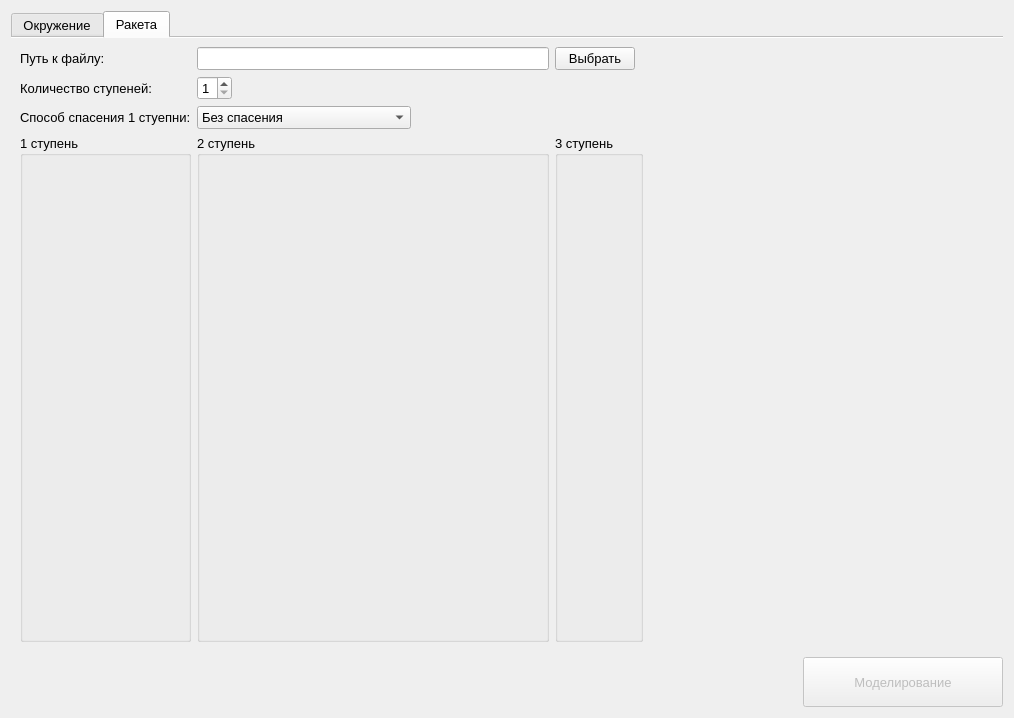
<?xml version="1.0" encoding="UTF-8"?>
<ui version="4.0">
 <class>FlightSettings</class>
 <widget class="QWidget" name="FlightSettings">
  <property name="geometry">
   <rect>
    <x>0</x>
    <y>0</y>
    <width>1014</width>
    <height>718</height>
   </rect>
  </property>
  <property name="sizePolicy">
   <sizepolicy hsizetype="Preferred" vsizetype="Preferred">
    <horstretch>0</horstretch>
    <verstretch>0</verstretch>
   </sizepolicy>
  </property>
  <property name="windowTitle">
   <string>Form</string>
  </property>
  <layout class="QGridLayout" name="gridLayout">
   <item row="1" column="0" colspan="2">
    <widget class="QTabWidget" name="tabWidget">
     <property name="font">
      <font>
       <pointsize>10</pointsize>
      </font>
     </property>
     <property name="tabPosition">
      <enum>QTabWidget::North</enum>
     </property>
     <property name="tabShape">
      <enum>QTabWidget::Rounded</enum>
     </property>
     <property name="currentIndex">
      <number>1</number>
     </property>
     <property name="elideMode">
      <enum>Qt::ElideNone</enum>
     </property>
     <property name="documentMode">
      <bool>true</bool>
     </property>
     <property name="tabsClosable">
      <bool>false</bool>
     </property>
     <property name="movable">
      <bool>false</bool>
     </property>
     <widget class="QWidget" name="tab">
      <attribute name="title">
       <string>Окружение</string>
      </attribute>
      <layout class="QGridLayout" name="gridLayout_2">
       <item row="2" column="1">
        <widget class="QGroupBox" name="gbInitialSpeed">
         <property name="title">
          <string>Начальная скорость</string>
         </property>
         <layout class="QGridLayout" name="gridLayout_6">
          <item row="1" column="1">
           <widget class="QLineEdit" name="leStartVelosityX">
            <property name="sizePolicy">
             <sizepolicy hsizetype="Preferred" vsizetype="Fixed">
              <horstretch>0</horstretch>
              <verstretch>0</verstretch>
             </sizepolicy>
            </property>
           </widget>
          </item>
          <item row="3" column="0">
           <widget class="QLabel" name="label_14">
            <property name="sizePolicy">
             <sizepolicy hsizetype="Preferred" vsizetype="Fixed">
              <horstretch>0</horstretch>
              <verstretch>0</verstretch>
             </sizepolicy>
            </property>
            <property name="text">
             <string>Z</string>
            </property>
           </widget>
          </item>
          <item row="1" column="0">
           <widget class="QLabel" name="label_12">
            <property name="sizePolicy">
             <sizepolicy hsizetype="Fixed" vsizetype="Fixed">
              <horstretch>0</horstretch>
              <verstretch>0</verstretch>
             </sizepolicy>
            </property>
            <property name="text">
             <string>X</string>
            </property>
           </widget>
          </item>
          <item row="0" column="1">
           <widget class="QLabel" name="label_16">
            <property name="text">
             <string/>
            </property>
           </widget>
          </item>
          <item row="2" column="2">
           <widget class="QLabel" name="label_24">
            <property name="text">
             <string>[м/с]</string>
            </property>
           </widget>
          </item>
          <item row="3" column="2">
           <widget class="QLabel" name="label_25">
            <property name="text">
             <string>[м/с]</string>
            </property>
           </widget>
          </item>
          <item row="2" column="0">
           <widget class="QLabel" name="label_13">
            <property name="sizePolicy">
             <sizepolicy hsizetype="Preferred" vsizetype="Fixed">
              <horstretch>0</horstretch>
              <verstretch>0</verstretch>
             </sizepolicy>
            </property>
            <property name="text">
             <string>Y</string>
            </property>
           </widget>
          </item>
          <item row="3" column="1">
           <widget class="QLineEdit" name="leStartVelosityZ">
            <property name="sizePolicy">
             <sizepolicy hsizetype="Minimum" vsizetype="Fixed">
              <horstretch>0</horstretch>
              <verstretch>0</verstretch>
             </sizepolicy>
            </property>
           </widget>
          </item>
          <item row="1" column="2">
           <widget class="QLabel" name="label_23">
            <property name="text">
             <string>[м/с]</string>
            </property>
           </widget>
          </item>
          <item row="2" column="1">
           <widget class="QLineEdit" name="leStartVelosityY">
            <property name="sizePolicy">
             <sizepolicy hsizetype="Minimum" vsizetype="Fixed">
              <horstretch>0</horstretch>
              <verstretch>0</verstretch>
             </sizepolicy>
            </property>
           </widget>
          </item>
         </layout>
        </widget>
       </item>
       <item row="1" column="0" colspan="3">
        <widget class="QGroupBox" name="gbFiles">
         <property name="font">
          <font>
           <pointsize>10</pointsize>
          </font>
         </property>
         <property name="title">
          <string>Файлы</string>
         </property>
         <layout class="QGridLayout" name="gridLayout_3">
          <item row="0" column="1" colspan="5">
           <widget class="QCheckBox" name="cbLoadCfg">
            <property name="font">
             <font>
              <pointsize>10</pointsize>
             </font>
            </property>
            <property name="text">
             <string>Загрузка из конфигурационного файла</string>
            </property>
            <property name="checked">
             <bool>true</bool>
            </property>
            <property name="tristate">
             <bool>false</bool>
            </property>
           </widget>
          </item>
          <item row="5" column="1">
           <widget class="QLabel" name="label_15">
            <property name="text">
             <string>Путь к файлу</string>
            </property>
           </widget>
          </item>
          <item row="4" column="1" colspan="2">
           <widget class="QCheckBox" name="cbSaveSim">
            <property name="text">
             <string>Сохранение симуляции в файл</string>
            </property>
            <property name="checked">
             <bool>true</bool>
            </property>
           </widget>
          </item>
          <item row="5" column="2" colspan="3">
           <widget class="QLineEdit" name="leSaveFilePath"/>
          </item>
          <item row="1" column="1">
           <widget class="QLabel" name="label_10">
            <property name="font">
             <font>
              <pointsize>10</pointsize>
             </font>
            </property>
            <property name="text">
             <string>Путь к файлу</string>
            </property>
           </widget>
          </item>
          <item row="1" column="2" colspan="3">
           <widget class="QLineEdit" name="leCfgFilePath">
            <property name="font">
             <font>
              <pointsize>10</pointsize>
             </font>
            </property>
           </widget>
          </item>
          <item row="1" column="5">
           <widget class="QPushButton" name="btnSelectCfgFile">
            <property name="font">
             <font>
              <pointsize>10</pointsize>
             </font>
            </property>
            <property name="text">
             <string>Обзор</string>
            </property>
           </widget>
          </item>
          <item row="5" column="5">
           <widget class="QPushButton" name="btnSelectSaveFile">
            <property name="text">
             <string>Обзор</string>
            </property>
           </widget>
          </item>
          <item row="2" column="5">
           <widget class="QPushButton" name="btnLoadCfg">
            <property name="sizePolicy">
             <sizepolicy hsizetype="Fixed" vsizetype="Fixed">
              <horstretch>0</horstretch>
              <verstretch>0</verstretch>
             </sizepolicy>
            </property>
            <property name="minimumSize">
             <size>
              <width>200</width>
              <height>50</height>
             </size>
            </property>
            <property name="font">
             <font>
              <pointsize>10</pointsize>
             </font>
            </property>
            <property name="text">
             <string>Загрузить</string>
            </property>
           </widget>
          </item>
         </layout>
        </widget>
       </item>
       <item row="2" column="0" rowspan="3">
        <widget class="QGroupBox" name="gbCoordinates">
         <property name="font">
          <font>
           <pointsize>10</pointsize>
          </font>
         </property>
         <property name="title">
          <string>Координаты</string>
         </property>
         <layout class="QGridLayout" name="gridLayout_4">
          <item row="1" column="6">
           <widget class="QLabel" name="label_27">
            <property name="text">
             <string>Azimuth</string>
            </property>
           </widget>
          </item>
          <item row="2" column="6">
           <widget class="QLabel" name="label_28">
            <property name="text">
             <string>Elevation</string>
            </property>
           </widget>
          </item>
          <item row="2" column="0">
           <widget class="QLabel" name="label_5">
            <property name="font">
             <font>
              <pointsize>10</pointsize>
             </font>
            </property>
            <property name="text">
             <string>Широта</string>
            </property>
           </widget>
          </item>
          <item row="2" column="4">
           <widget class="QLineEdit" name="leStartLatitude">
            <property name="font">
             <font>
              <pointsize>10</pointsize>
             </font>
            </property>
           </widget>
          </item>
          <item row="1" column="5">
           <widget class="QLabel" name="label_17">
            <property name="text">
             <string>[градусы]     </string>
            </property>
           </widget>
          </item>
          <item row="9" column="5">
           <widget class="QLabel" name="label_22">
            <property name="text">
             <string>[м]</string>
            </property>
           </widget>
          </item>
          <item row="3" column="4">
           <widget class="QLineEdit" name="leStartAltitude">
            <property name="font">
             <font>
              <pointsize>10</pointsize>
             </font>
            </property>
           </widget>
          </item>
          <item row="3" column="5">
           <widget class="QLabel" name="label_19">
            <property name="text">
             <string>[м]</string>
            </property>
           </widget>
          </item>
          <item row="7" column="5">
           <widget class="QLabel" name="label_20">
            <property name="text">
             <string>[градусы]</string>
            </property>
           </widget>
          </item>
          <item row="2" column="7">
           <widget class="QLineEdit" name="leStartElevation"/>
          </item>
          <item row="0" column="4">
           <widget class="QLabel" name="label_3">
            <property name="sizePolicy">
             <sizepolicy hsizetype="Preferred" vsizetype="Maximum">
              <horstretch>0</horstretch>
              <verstretch>0</verstretch>
             </sizepolicy>
            </property>
            <property name="font">
             <font>
              <pointsize>10</pointsize>
             </font>
            </property>
            <property name="text">
             <string>Условия пуска</string>
            </property>
           </widget>
          </item>
          <item row="8" column="0">
           <widget class="QLabel" name="label_8">
            <property name="font">
             <font>
              <pointsize>10</pointsize>
             </font>
            </property>
            <property name="text">
             <string>Широта</string>
            </property>
           </widget>
          </item>
          <item row="3" column="0">
           <widget class="QLabel" name="label_6">
            <property name="font">
             <font>
              <pointsize>10</pointsize>
             </font>
            </property>
            <property name="text">
             <string>Высота</string>
            </property>
           </widget>
          </item>
          <item row="7" column="4">
           <widget class="QLineEdit" name="leFinishLongtitude">
            <property name="font">
             <font>
              <pointsize>10</pointsize>
             </font>
            </property>
           </widget>
          </item>
          <item row="2" column="5">
           <widget class="QLabel" name="label_18">
            <property name="text">
             <string>[градусы]     </string>
            </property>
           </widget>
          </item>
          <item row="1" column="8">
           <widget class="QLabel" name="label_29">
            <property name="text">
             <string>[градусы]</string>
            </property>
           </widget>
          </item>
          <item row="7" column="0">
           <widget class="QLabel" name="label_7">
            <property name="font">
             <font>
              <pointsize>10</pointsize>
             </font>
            </property>
            <property name="text">
             <string>Долгота</string>
            </property>
           </widget>
          </item>
          <item row="8" column="5">
           <widget class="QLabel" name="label_21">
            <property name="text">
             <string>[градусы]</string>
            </property>
           </widget>
          </item>
          <item row="9" column="0">
           <widget class="QLabel" name="label_9">
            <property name="font">
             <font>
              <pointsize>10</pointsize>
             </font>
            </property>
            <property name="text">
             <string>Высота</string>
            </property>
           </widget>
          </item>
          <item row="1" column="4">
           <widget class="QLineEdit" name="leStartLongtitude">
            <property name="sizePolicy">
             <sizepolicy hsizetype="Preferred" vsizetype="Fixed">
              <horstretch>0</horstretch>
              <verstretch>0</verstretch>
             </sizepolicy>
            </property>
            <property name="font">
             <font>
              <pointsize>10</pointsize>
             </font>
            </property>
           </widget>
          </item>
          <item row="1" column="7">
           <widget class="QLineEdit" name="leStartAzimuth"/>
          </item>
          <item row="2" column="8">
           <widget class="QLabel" name="label_30">
            <property name="text">
             <string>[градусы]</string>
            </property>
           </widget>
          </item>
          <item row="9" column="4">
           <widget class="QLineEdit" name="leFinishAltitude">
            <property name="font">
             <font>
              <pointsize>10</pointsize>
             </font>
            </property>
           </widget>
          </item>
          <item row="1" column="0">
           <widget class="QLabel" name="label_2">
            <property name="font">
             <font>
              <pointsize>10</pointsize>
             </font>
            </property>
            <property name="text">
             <string>Долгота</string>
            </property>
           </widget>
          </item>
          <item row="6" column="4">
           <widget class="QLabel" name="label_4">
            <property name="sizePolicy">
             <sizepolicy hsizetype="Preferred" vsizetype="Maximum">
              <horstretch>0</horstretch>
              <verstretch>0</verstretch>
             </sizepolicy>
            </property>
            <property name="font">
             <font>
              <pointsize>10</pointsize>
             </font>
            </property>
            <property name="text">
             <string>Точка приземления</string>
            </property>
           </widget>
          </item>
          <item row="8" column="4">
           <widget class="QLineEdit" name="leFinishLatitude">
            <property name="font">
             <font>
              <pointsize>10</pointsize>
             </font>
            </property>
           </widget>
          </item>
          <item row="10" column="4">
           <spacer name="verticalSpacer_2">
            <property name="orientation">
             <enum>Qt::Vertical</enum>
            </property>
            <property name="sizeHint" stdset="0">
             <size>
              <width>20</width>
              <height>40</height>
             </size>
            </property>
           </spacer>
          </item>
         </layout>
        </widget>
       </item>
       <item row="5" column="0">
        <widget class="QGroupBox" name="gbWind">
         <property name="title">
          <string>Погодные условия</string>
         </property>
         <layout class="QGridLayout" name="gridLayout_12">
          <item row="0" column="0">
           <widget class="QCheckBox" name="checkBox">
            <property name="text">
             <string>Ветер</string>
            </property>
           </widget>
          </item>
          <item row="1" column="1">
           <widget class="QLineEdit" name="lineEdit">
            <property name="enabled">
             <bool>true</bool>
            </property>
           </widget>
          </item>
          <item row="1" column="0">
           <widget class="QLabel" name="label_62">
            <property name="text">
             <string>Путь к файлу</string>
            </property>
           </widget>
          </item>
          <item row="1" column="2">
           <widget class="QPushButton" name="pushButton">
            <property name="enabled">
             <bool>true</bool>
            </property>
            <property name="text">
             <string>Обзор</string>
            </property>
           </widget>
          </item>
         </layout>
        </widget>
       </item>
       <item row="3" column="1" rowspan="3">
        <widget class="QGroupBox" name="gbDate">
         <property name="font">
          <font>
           <pointsize>10</pointsize>
          </font>
         </property>
         <property name="title">
          <string>Дата и время</string>
         </property>
         <layout class="QGridLayout" name="gridLayout_5">
          <item row="0" column="1" colspan="2">
           <widget class="QDateTimeEdit" name="dateTimeLaunch">
            <property name="font">
             <font>
              <pointsize>10</pointsize>
             </font>
            </property>
            <property name="calendarPopup">
             <bool>true</bool>
            </property>
           </widget>
          </item>
          <item row="0" column="0">
           <widget class="QLabel" name="label">
            <property name="font">
             <font>
              <pointsize>10</pointsize>
             </font>
            </property>
            <property name="text">
             <string>Время пуска</string>
            </property>
           </widget>
          </item>
          <item row="1" column="0">
           <widget class="QLabel" name="label_11">
            <property name="font">
             <font>
              <pointsize>10</pointsize>
             </font>
            </property>
            <property name="text">
             <string>Шаг интегрирования</string>
            </property>
           </widget>
          </item>
          <item row="1" column="1">
           <widget class="QDoubleSpinBox" name="sbTimeStep"/>
          </item>
          <item row="1" column="2">
           <widget class="QLabel" name="label_26">
            <property name="text">
             <string>[сек]</string>
            </property>
           </widget>
          </item>
          <item row="2" column="0">
           <spacer name="verticalSpacer">
            <property name="orientation">
             <enum>Qt::Vertical</enum>
            </property>
            <property name="sizeHint" stdset="0">
             <size>
              <width>20</width>
              <height>40</height>
             </size>
            </property>
           </spacer>
          </item>
         </layout>
        </widget>
       </item>
      </layout>
     </widget>
     <widget class="QWidget" name="tab_2">
      <attribute name="title">
       <string>Ракета</string>
      </attribute>
      <layout class="QGridLayout" name="gridLayout_7">
       <item row="3" column="1">
        <widget class="QGroupBox" name="groupBox_2">
         <property name="title">
          <string>2 ступень</string>
         </property>
         <layout class="QGridLayout" name="gridLayout_9">
          <item row="0" column="0">
           <widget class="WRocket" name="stage2" native="true"/>
          </item>
         </layout>
        </widget>
       </item>
       <item row="3" column="0">
        <widget class="QGroupBox" name="groupBox">
         <property name="title">
          <string>1 ступень</string>
         </property>
         <property name="flat">
          <bool>false</bool>
         </property>
         <property name="checkable">
          <bool>false</bool>
         </property>
         <layout class="QGridLayout" name="gridLayout_8">
          <item row="0" column="0">
           <widget class="WRocket" name="stage1" native="true"/>
          </item>
         </layout>
        </widget>
       </item>
       <item row="0" column="1">
        <widget class="QLineEdit" name="leCfgRocketPath">
         <property name="sizePolicy">
          <sizepolicy hsizetype="Expanding" vsizetype="Fixed">
           <horstretch>0</horstretch>
           <verstretch>0</verstretch>
          </sizepolicy>
         </property>
        </widget>
       </item>
       <item row="1" column="1" colspan="2">
        <widget class="QSpinBox" name="sbStagesNumber">
         <property name="sizePolicy">
          <sizepolicy hsizetype="Maximum" vsizetype="Fixed">
           <horstretch>0</horstretch>
           <verstretch>0</verstretch>
          </sizepolicy>
         </property>
         <property name="minimum">
          <number>1</number>
         </property>
         <property name="maximum">
          <number>3</number>
         </property>
        </widget>
       </item>
       <item row="0" column="0">
        <widget class="QLabel" name="label_44">
         <property name="text">
          <string>Путь к файлу:</string>
         </property>
        </widget>
       </item>
       <item row="3" column="2">
        <widget class="QGroupBox" name="groupBox_3">
         <property name="title">
          <string>3 ступень</string>
         </property>
         <layout class="QGridLayout" name="gridLayout_10">
          <item row="0" column="0">
           <widget class="WRocket" name="stage3" native="true"/>
          </item>
         </layout>
        </widget>
       </item>
       <item row="0" column="2">
        <widget class="QPushButton" name="btnSelectCfgRocket">
         <property name="sizePolicy">
          <sizepolicy hsizetype="Maximum" vsizetype="Fixed">
           <horstretch>0</horstretch>
           <verstretch>0</verstretch>
          </sizepolicy>
         </property>
         <property name="text">
          <string>Выбрать</string>
         </property>
        </widget>
       </item>
       <item row="2" column="1" colspan="2">
        <widget class="QComboBox" name="cbReturnType">
         <property name="sizePolicy">
          <sizepolicy hsizetype="Maximum" vsizetype="Fixed">
           <horstretch>0</horstretch>
           <verstretch>0</verstretch>
          </sizepolicy>
         </property>
         <item>
          <property name="text">
           <string>Без спасения</string>
          </property>
         </item>
         <item>
          <property name="text">
           <string>Парашют</string>
          </property>
         </item>
         <item>
          <property name="text">
           <string>Ракетно-динамический способ</string>
          </property>
         </item>
        </widget>
       </item>
       <item row="2" column="0">
        <widget class="QLabel" name="label_50">
         <property name="text">
          <string>Способ спасения 1 стуепни:</string>
         </property>
        </widget>
       </item>
       <item row="1" column="0">
        <widget class="QLabel" name="label_40">
         <property name="text">
          <string>Количество ступеней:</string>
         </property>
        </widget>
       </item>
       <item row="3" column="4">
        <spacer name="horizontalSpacer">
         <property name="orientation">
          <enum>Qt::Horizontal</enum>
         </property>
         <property name="sizeHint" stdset="0">
          <size>
           <width>40</width>
           <height>20</height>
          </size>
         </property>
        </spacer>
       </item>
      </layout>
     </widget>
    </widget>
   </item>
   <item row="3" column="1">
    <widget class="QPushButton" name="btnStartSimulation">
     <property name="enabled">
      <bool>false</bool>
     </property>
     <property name="sizePolicy">
      <sizepolicy hsizetype="Preferred" vsizetype="Maximum">
       <horstretch>0</horstretch>
       <verstretch>0</verstretch>
      </sizepolicy>
     </property>
     <property name="minimumSize">
      <size>
       <width>0</width>
       <height>50</height>
      </size>
     </property>
     <property name="maximumSize">
      <size>
       <width>200</width>
       <height>16777215</height>
      </size>
     </property>
     <property name="font">
      <font>
       <pointsize>10</pointsize>
      </font>
     </property>
     <property name="text">
      <string>Моделирование</string>
     </property>
    </widget>
   </item>
  </layout>
 </widget>
 <customwidgets>
  <customwidget>
   <class>WRocket</class>
   <extends>QWidget</extends>
   <header>wrocket.h</header>
   <container>1</container>
  </customwidget>
 </customwidgets>
 <resources/>
 <connections/>
</ui>
